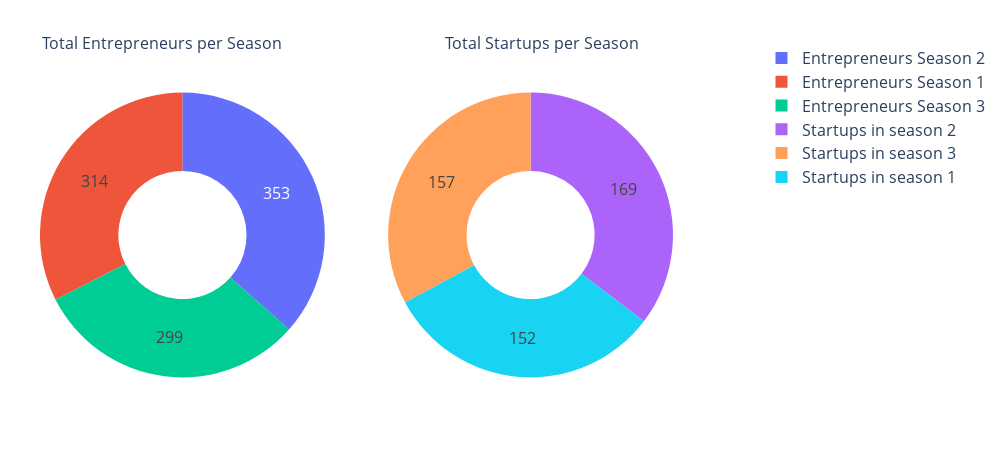

The notebook cell saved with this chart:
### Code cell
# Plot for number of startups and entreprenuers 

startups_season_one = tank_df[['season_number', 'startup_name']].groupby('season_number').count().values[0, 0]
startups_season_two = tank_df[['season_number', 'startup_name']].groupby('season_number').count().values[1, 0]
startups_season_three = tank_df[['season_number', 'startup_name']].groupby('season_number').count().values[2, 0]

labels_entre = ["Entrepreneurs Season 1", "Entrepreneurs Season 2", "Entrepreneurs Season 3"]
values_entre = [
    total_entrepreneurs_season(1),
    total_entrepreneurs_season(2),
    total_entrepreneurs_season(3)
]

labels_startup = ['Startups in season 1', 'Startups in season 2', 'Startups in season 3']
values_startup = [startups_season_one, startups_season_two, startups_season_three]

fig = make_subplots(
    rows=1, cols=2,
    specs=[[{"type": "pie"}, {"type": "pie"}]]
)

fig.add_trace(
    go.Pie(labels=labels_entre, values=values_entre, hole=.45, textinfo='value'),
    row=1, col=1
)

fig.add_trace(
    go.Pie(labels=labels_startup, values=values_startup, hole=.45, textinfo='value'),
    row=1, col=2
)

fig.update_layout(
    font=dict(size=16),
    width=1000,
    height=450,
    margin=dict(l=40, r=40, t=30, b=10),
    paper_bgcolor="white",
    plot_bgcolor="white",
    showlegend=True,
    legend=dict(orientation="v", yanchor="bottom", y=0.6, xanchor="right", x=1.5),
    annotations=[
        dict(
            text="Total Entrepreneurs per Season",
            x=0,
            y=1,
            xref="paper",
            yref="paper",
            showarrow=False
        ),
        dict(
            text="Total Startups per Season",
            x=0.95,
            y=1,
            xref="paper",
            yref="paper",
            showarrow=False
        )
    ]
)

fig.show()

### Figure 1 — Plotly figure (JSON) as saved in the notebook; plotly's stock layout.template omitted (floating-point values rounded to 4 significant figures)
{"data": [{"domain": {"x": [0, 0.45], "y": [0, 1]}, "hole": 0.45, "labels": ["Entrepreneurs Season 1", "Entrepreneurs Season 2", "Entrepreneurs Season 3"], "textinfo": "value", "type": "pie", "values": [314, 353, 299]}, {"domain": {"x": [0.55, 1], "y": [0, 1]}, "hole": 0.45, "labels": ["Startups in season 1", "Startups in season 2", "Startups in season 3"], "textinfo": "value", "type": "pie", "values": [152, 169, 157]}], "layout": {"annotations": [{"showarrow": false, "text": "Total Entrepreneurs per Season", "x": 0, "xref": "paper", "y": 1, "yref": "paper"}, {"showarrow": false, "text": "Total Startups per Season", "x": 0.95, "xref": "paper", "y": 1, "yref": "paper"}], "font": {"size": 16}, "height": 450, "legend": {"orientation": "v", "x": 1.5, "xanchor": "right", "y": 0.6, "yanchor": "bottom"}, "margin": {"b": 10, "l": 40, "r": 40, "t": 30}, "paper_bgcolor": "white", "plot_bgcolor": "white", "showlegend": true, "width": 1000}}
